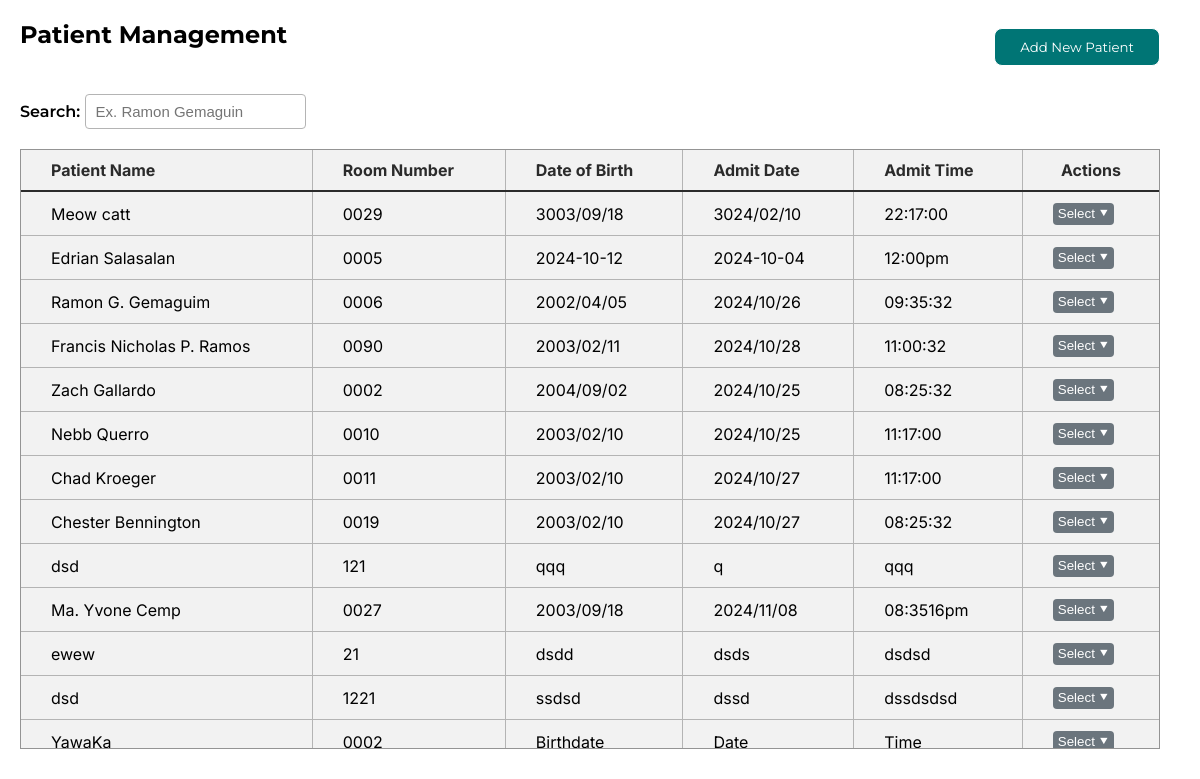
The page /admin/management.php (signed in) on the database its author committed.
### tables this page shows
CREATE TABLE `patient_management` (
  `id` int(11) NOT NULL,
  `patient_name` varchar(255) NOT NULL,
  `room_number` varchar(5) NOT NULL,
  `date_of_birth` varchar(50) NOT NULL,
  `admit_date` varchar(255) NOT NULL,
  `admit_time` varchar(50) NOT NULL,
  `actions` varchar(255) NOT NULL
);

### admin/function/management/display_patient.php (the view, shortened to what this page needs)
<?php
include 'db.php';
$sql = "SELECT id, patient_name, room_number, date_of_birth, admit_date, admit_time FROM patient_management";
$result = $conn->query($sql);
if ($result->num_rows > 0) {
    while($row = $result->fetch_assoc()) {
        echo "<tr>
                <td>{$row['patient_name']}</td>
                <td>{$row['room_number']}</td>
                <td>{$row['date_of_birth']}</td>
                <td>{$row['admit_date']}</td>
                <td>{$row['admit_time']}</td>
                <td>
                    <div class='dropdown'>
                        <button class='dropdown-button' onclick='toggleDropdown(event)'>Select &#11206;</button>
                        <div class='dropdown-menu'>
                            <a href='#' onclick=\"openEditModal(
                                '{$row['id']}',
                                '{$row['patient_name']}',
                                '{$row['room_number']}',
                                '{$row['date_of_birth']}',
                                '{$row['admit_date']}',
                                '{$row['admit_time']}'
                            )\">Edit</a>
                            <a href='function/management/delete.php?id={$row['id']}' onclick='return confirm(\"Are you sure you want to delete this record PERMANENTLY?\");'>Delete</a>
                        </div>
                    </div>
                </td>
              </tr>";
    }
} else {
    echo "<tr><td colspan='6' style='color: red;'>No records found.</td></tr>";
}
?>

### assets/management.css (style rules this page uses)
* { margin: 0; padding: 0; box-sizing: border-box; }
td, th { border: 1px solid #b4b4b4; padding: 10px 30px 10px 30px; background-color: #f2f2f2; }
td:first-child, th:first-child { border-left: none; }
td:last-child, th:last-child { border-right: none; }

### assets/modal/pop.css (style rules this page uses)
body { font-family: "Montserrat", sans-serif; }

### admin/function/management/delete.css (style rules this page uses)
.dropdown { position: relative; display: inline-block; }
.dropdown-button { padding: 3px 5px 3px 5px; cursor: pointer; border: none; background-color: #6b757d; color: white; border-radius: 4px; }

### rows shown on the page
patient_management: patient_name "Meow catt", room_number "0029", date_of_birth "3003/09/18", admit_date "3024/02/10", admit_time "22:17:00"
patient_management: patient_name "Edrian Salasalan", room_number "0005", date_of_birth "2024-10-12", admit_date "2024-10-04", admit_time "12:00pm"
patient_management: patient_name "Ramon G. Gemaguim", room_number "0006", date_of_birth "2002/04/05", admit_date "2024/10/26", admit_time "09:35:32"
patient_management: patient_name "Francis Nicholas P. Ramos", room_number "0090", date_of_birth "2003/02/11", admit_date "2024/10/28", admit_time "11:00:32"
patient_management: patient_name "Zach Gallardo", room_number "0002", date_of_birth "2004/09/02", admit_date "2024/10/25", admit_time "08:25:32"
patient_management: patient_name "Nebb Querro", room_number "0010", date_of_birth "2003/02/10", admit_date "2024/10/25", admit_time "11:17:00"
patient_management: patient_name "Chad Kroeger", room_number "0011", date_of_birth "2003/02/10", admit_date "2024/10/27", admit_time "11:17:00"
patient_management: patient_name "Chester Bennington", room_number "0019", date_of_birth "2003/02/10", admit_date "2024/10/27", admit_time "08:25:32"
patient_management: patient_name "dsd", room_number "121", date_of_birth "qqq", admit_date "q", admit_time "qqq"
patient_management: patient_name "Ma. Yvone Cemp", room_number "0027", date_of_birth "2003/09/18", admit_date "2024/11/08", admit_time "08:3516pm"
patient_management: patient_name "ewew", room_number "21", date_of_birth "dsdd", admit_date "dsds", admit_time "dsdsd"
patient_management: patient_name "dsd", room_number "1221", date_of_birth "ssdsd", admit_date "dssd", admit_time "dssdsdsd"
patient_management: patient_name "YawaKa", room_number "0002", date_of_birth "Birthdate", admit_date "Date", admit_time "Time"
